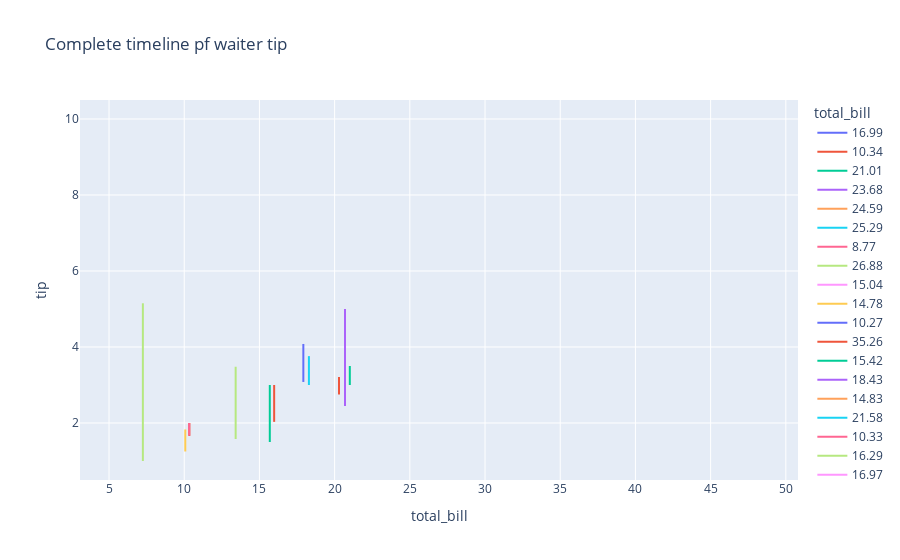

Source (notebook cell):
### Code cell
# Give the complete timeline of Twitter in the stock market. (Line Graph)

fig=px.line(data,
           x='total_bill',
           y='tip',
           color='total_bill',
           title='Complete timeline pf waiter tip')
fig.show()
